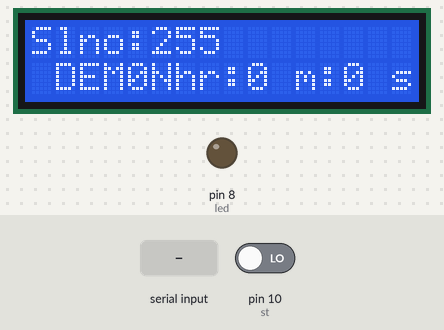
Recording of a sketch running on a simulated Arduino Uno, built with avr-gcc and run on an emulated ATmega328P. Parts: 16×2 character LCD, output pins drawn as LEDs (lit = HIGH). Inputs (shaded band) come from the test bench; at power-on: pin 10 (st) LOW. What the sketch prints to the serial monitor is not drawn.

Above: at 4.3 s.
4.4 s: "on" received over Serial
At 5.9 s:
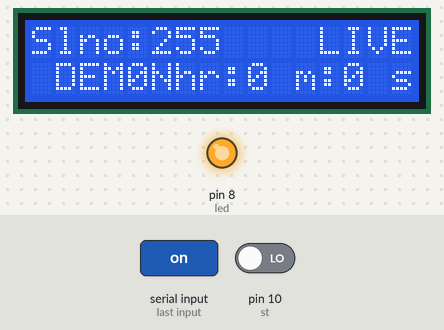
6.8 s: pin 10 (st) driven HIGH
At 8.2 s:
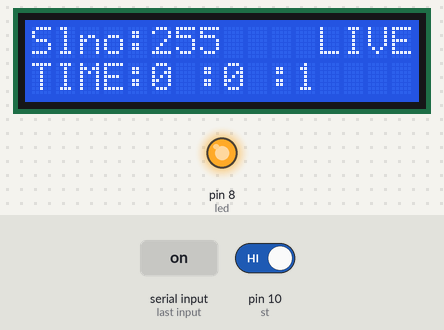
9.9 s: "off" received over Serial
At 11.4 s:
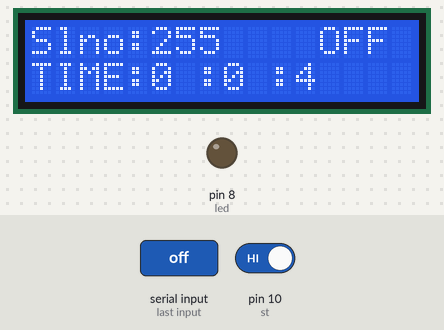
13.0 s: pin 10 (st) driven LOW
At 14.8 s:
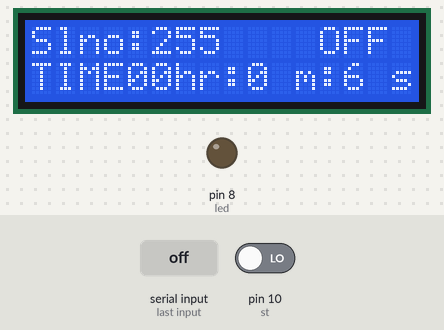
15.3 s: "on" received over Serial
At 16.3 s:
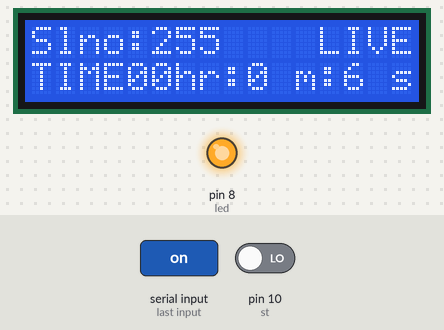
Timing chart, 0 to 18.3 s (numbered marks = the images above; inputs shaded):
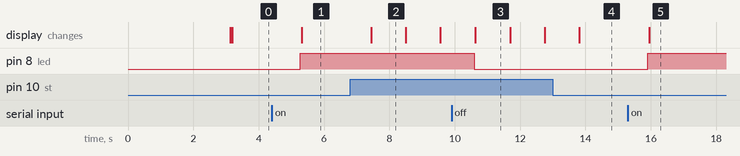

Measured:
- after the input at 4.4 s, pin 8 (led): LOW → HIGH after 0.87 s; the display: changes after 0.92 s (image 1)
- after the input at 6.8 s, the display: changes after 0.64 s (image 2)
- after the input at 9.9 s, pin 8 (led): HIGH → LOW after 0.69 s; the display: changes after 0.73 s (image 3)
- after the input at 13.0 s, the display: changes after 0.82 s (image 4)
- after the input at 15.3 s, pin 8 (led): LOW → HIGH after 0.61 s; the display: changes after 0.65 s (image 5)
- what the display in image 2 shows lasts 1.1 s, from 7.4 s to 8.5 s

The sketch:

eeprom_uno2new3.ino
```cpp
#include <EEPROM.h>
#include<LiquidCrystal_I2C.h>
LiquidCrystal_I2C lcd(0x27, 16, 2);
int led = 8;
int st = 10;
long i = 0;
long h,m,s;
int sln = 0;

void setup()
{
  Serial.begin(9600);
  pinMode(led, OUTPUT);
  pinMode(st , INPUT);
  digitalWrite(led, LOW);
 //Sets digital pin 13 as output pin
  lcd.init();
  lcd.backlight();
  lcd.clear();
  lcd.setCursor(0, 0);
  lcd.print("  Developed By:    ");
  lcd.setCursor(0, 1);
  lcd.print(" DEMON BROTHERS   ");
  delay(3000);
  checkLedState();
}
void loop()
{
delay(30);
  String t;
  while(Serial.available())
  {
    t += (char)Serial.read();
    //Serial.println(t);
  }

  if(t.length())
  {
    if(t == "on")
    {

  // save the current LED state in the EEPROM

      digitalWrite(led, HIGH);
     //Serial.write(sln);
     lcd.setCursor(10, 0);
  lcd.print("  LIVE      ");

    }

   else if (t == "off")
    {

     digitalWrite(led, LOW);
    // Serial.write("Hold");
     lcd.setCursor(10, 0);
  lcd.print("  OFF      ");

    }

    else if(t == "cntincr")
    {
     sln = sln + 1;
     EEPROM.write(0, sln);

     digitalWrite(led, LOW);
     lcd.setCursor(10, 0);
  lcd.print("  OFF      ");

    }

  }

 if ( digitalRead(st) == 1)
    {
     i = i+1;
     h = i/3600;
     m = (i%3600)/60;
     s = (i%3600)%60;
     /*Serial.println(h);
     Serial.print(":");
     Serial.print(m);
     Serial.print(":");
     Serial.print(s);*/
     lcd.setCursor(0, 1);
     lcd.print("TIME:      ");
  lcd.setCursor(5, 1);
  lcd.print(h);
  lcd.setCursor(7, 1);
  lcd.print(":      ");
  lcd.setCursor(8, 1);
  lcd.print(m);
  lcd.setCursor(10, 1);
  lcd.print(":      ");
  lcd.setCursor(11, 1);
  lcd.print(s);
     delay(1000);

    }
   else if ( digitalRead(st) == 0)
    {

    /* Serial.println("Total Duration:");
     Serial.print(h);
     Serial.print(":");
     Serial.print(m);
     Serial.print(":");
     Serial.print(s);
     lcd.setCursor(0, 1);
     lcd.print("TT:      ");*/
     Serial.write(sln);
  lcd.setCursor(4, 1);
  lcd.print(h);
  lcd.setCursor(6, 1);
  lcd.print("hr:      ");
  lcd.setCursor(9, 1);
  lcd.print(m);
  lcd.setCursor(11, 1);
  lcd.print("m:      ");
  lcd.setCursor(13, 1);
  lcd.print(s);
  lcd.setCursor(15, 1);
  lcd.print("s      ");
     delay(1000);

    }


}
void checkLedState()
{
   Serial.println("Slno after restart: ");
   sln = EEPROM.read(0);
   //Serial.print(sln);
   lcd.setCursor(0, 0);
  lcd.print("Slno:            ");
  lcd.setCursor(5, 0);
  lcd.print(sln);
}
```
